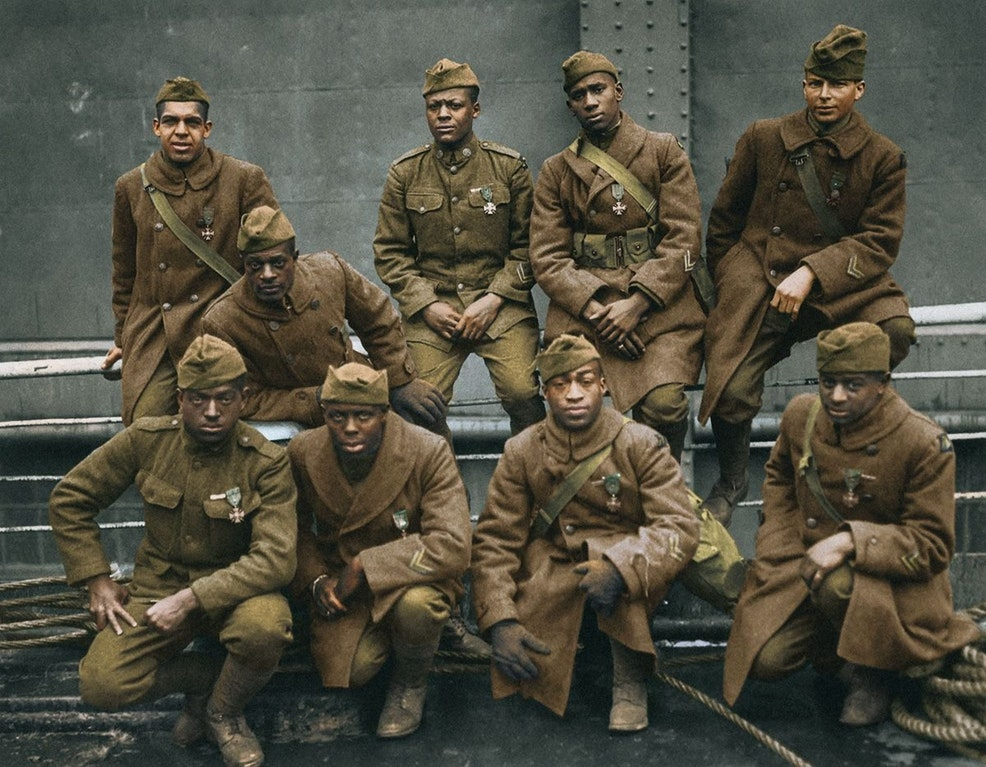
#> input picture opencv_/images/harlemfighters.jpg, 986 x 767 px, given in place of the camera
$ python edgedet.py   (older library calls are emulated)
#> lines starting #> are read from the running program, lines starting #| are printed output that depends on the picture; after the words box and inside, x2 and y2 are one past the last pixel; in counts of white or black regions, pixels touching at a corner belong together
import cv2
import numpy as np

cap = cv2.VideoCapture(0)

while True:

	_, frame = cap.read()
#> frame is the input picture: shape (767, 986, 3); mean B, G, R 64.6, 78.6, 81.2

	laplacian = cv2.Laplacian(frame, cv2.CV_64F)
	sobelx = cv2.Sobel(frame,cv2.CV_64F, 1, 0, ksize=5)
	sobely = cv2.Sobel(frame,cv2.CV_64F, 0, 1, ksize=5)
	edges = cv2.Canny(frame, 100, 100)
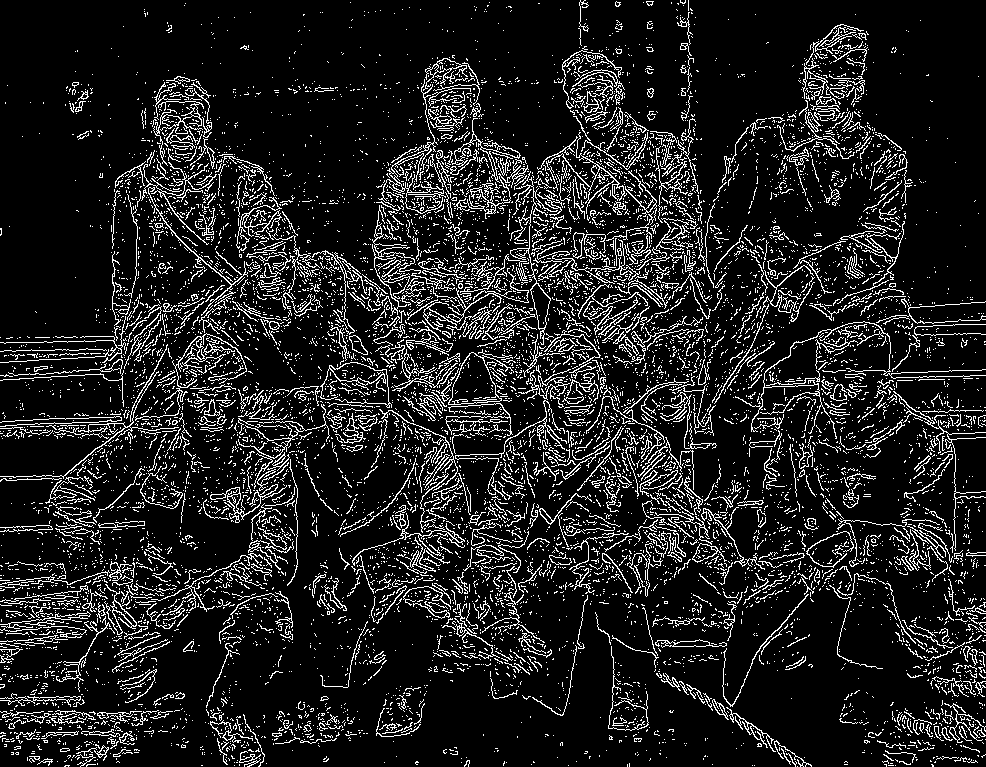
#> edges: shape (767, 986); 12.3% white in thin lines or dots

	grayscale = cv2.cvtColor(frame, cv2.COLOR_BGR2GRAY)
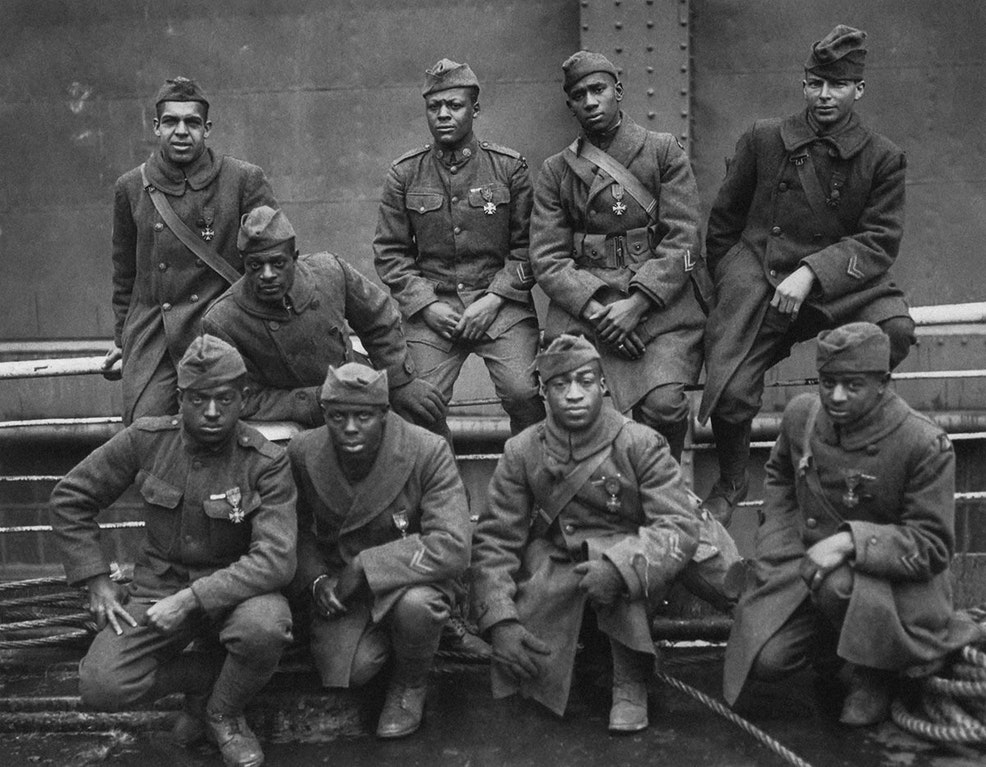
#> grayscale: shape (767, 986); min 2, max 251, mean 77.8
	#blur = cv2.GaussianBlur(img,(5,5),0)

	gausian = cv2.GaussianBlur(grayscale, (5,5),100)

	sobelgal = cv2.Sobel(gausian,cv2.CV_64F, 1, 0, ksize=5)
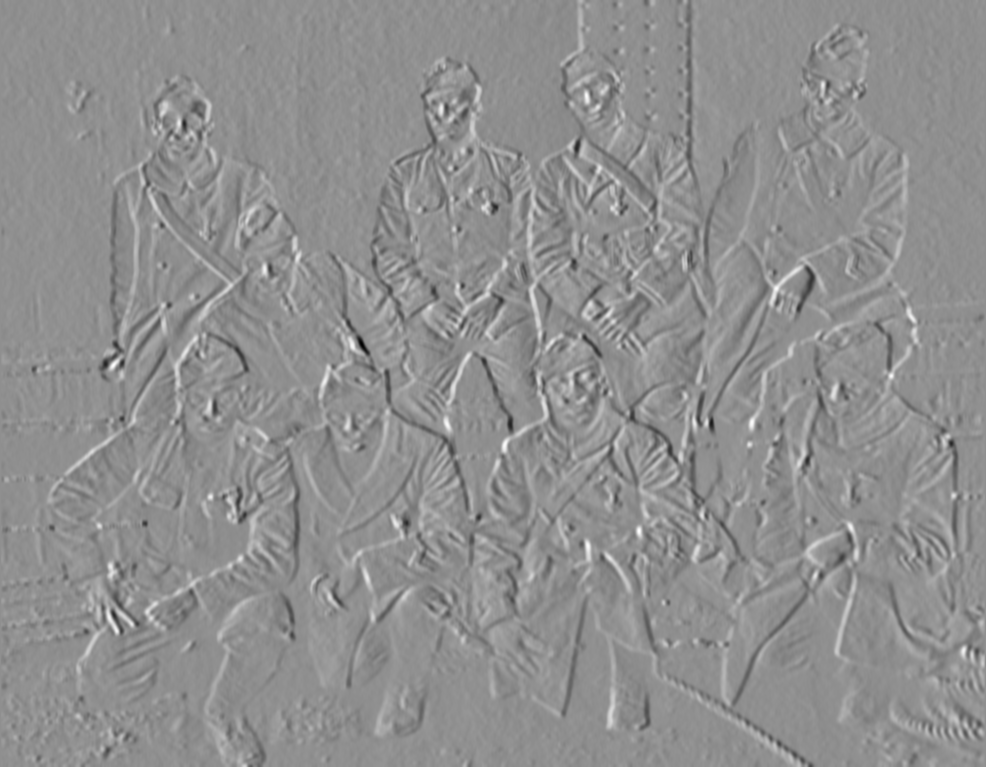
#> sobelgal: shape (767, 986) float64; min -4603, max 3565, mean 1.6; drawn with min black and max white


	cv2.imshow('original', frame)
	#cv2.imshow('laplacian', laplacian)
	cv2.imshow('sobelx', sobelx)
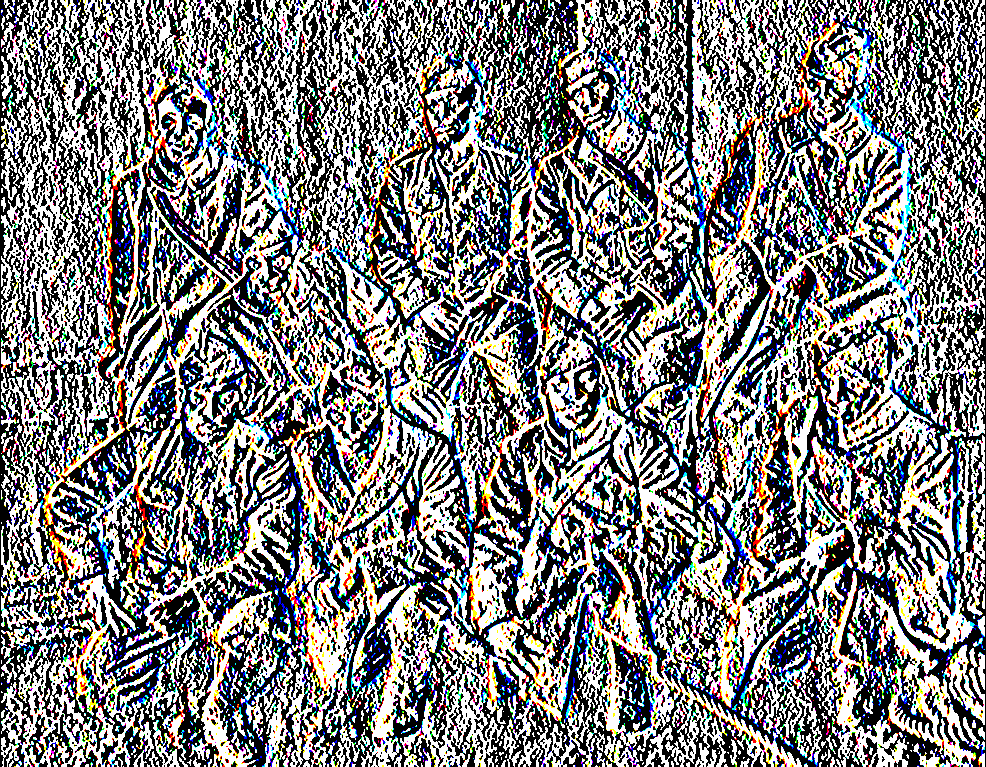
#> window 'sobelx': shape (767, 986, 3); mean B, G, R 127.1, 127, 127.3
	#cv2.imshow('sobely', sobely)
	cv2.imshow('gausian', gausian)
	cv2.imshow('sobelgal', sobelgal)
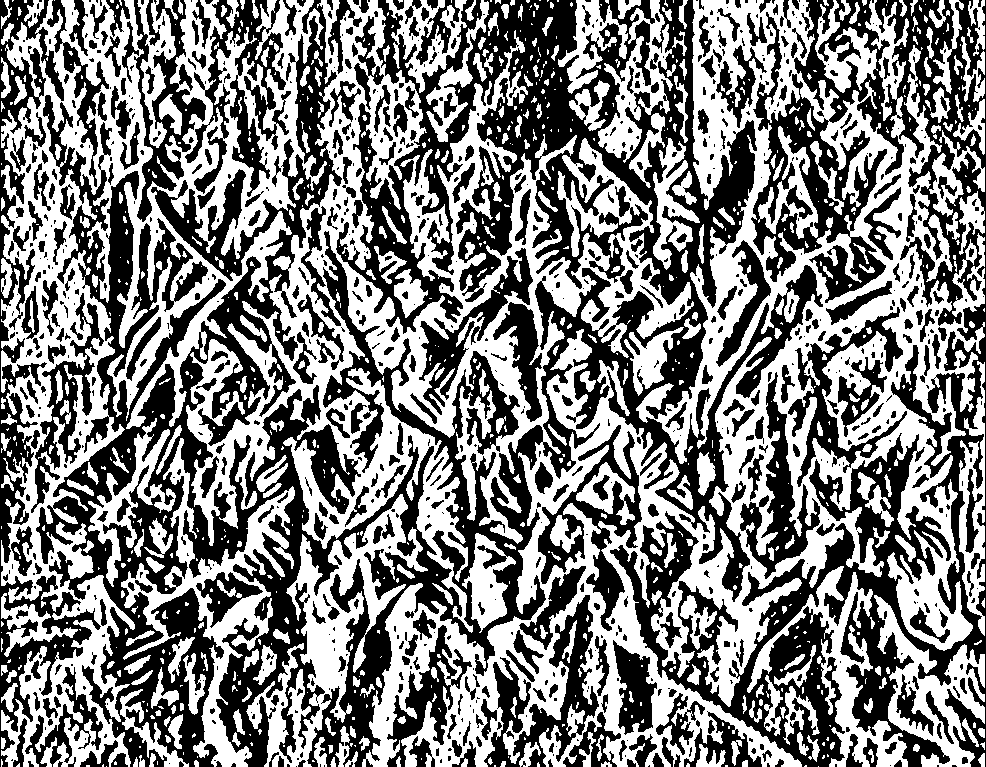
#> window 'sobelgal': shape (767, 986); 50.1% white; 963 black regions (519 under 20 px), largest, box (x1, y1, x2, y2) and area: (36, 0, 823, 767) 177287, (610, 0, 986, 767) 72751, (0, 0, 101, 767) 14236
	#cv2.imshow('edges', edges)

	k = cv2.waitKey(5) & 0xFF
#> (key Esc is pressed here)
	if k == 27:
		break

cv2.destroyAllWindows()
cap.release()

$ run again, on opencv_/images/pi.jpg
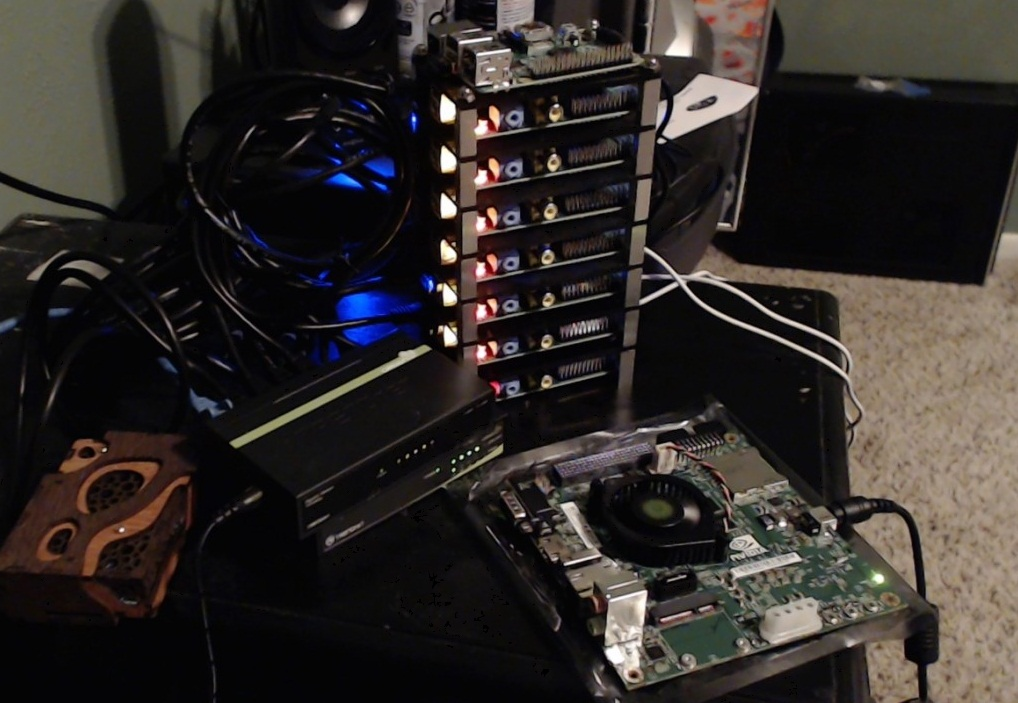
#> input picture opencv_/images/pi.jpg, 1018 x 703 px, given in place of the camera
#> frame is the input picture: shape (703, 1018, 3); mean B, G, R 40.7, 43.2, 48.1
#> `edges = cv2.Canny(frame, 100, 100)`:
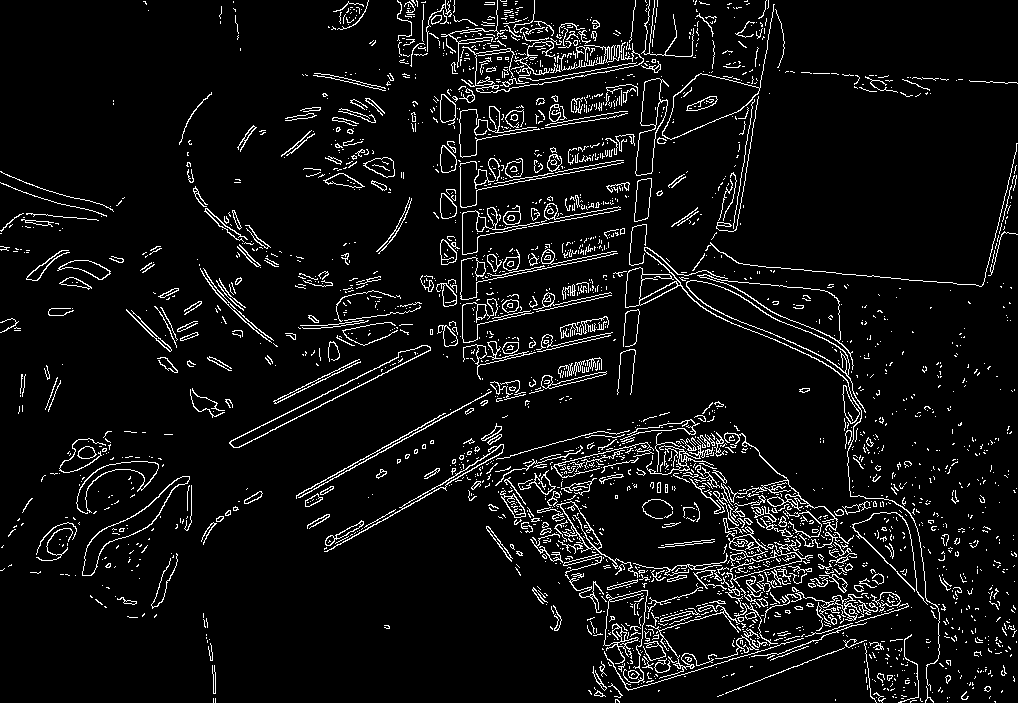
#> edges: shape (703, 1018); 6.4% white in thin lines or dots
#> `cv2.imshow('sobelgal', sobelgal)`:
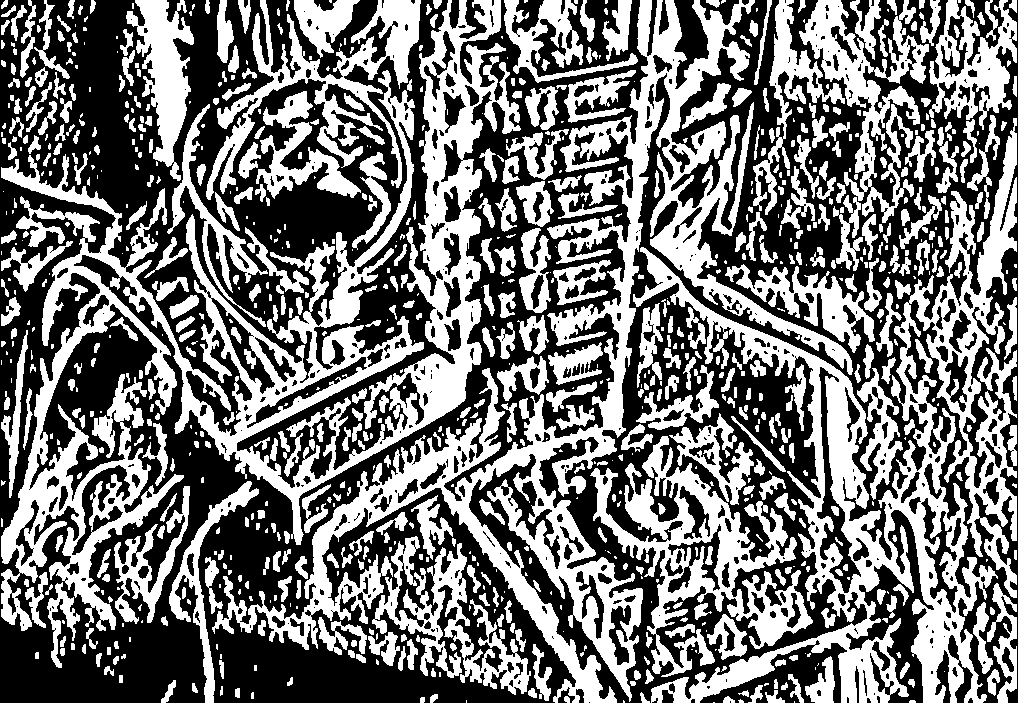
#> window 'sobelgal': shape (703, 1018); 45.7% white; 899 white regions (339 under 20 px), largest, box (x1, y1, x2, y2) and area: (1, 0, 521, 631) 64819, (212, 0, 853, 703) 54469, (633, 118, 1017, 703) 47400
